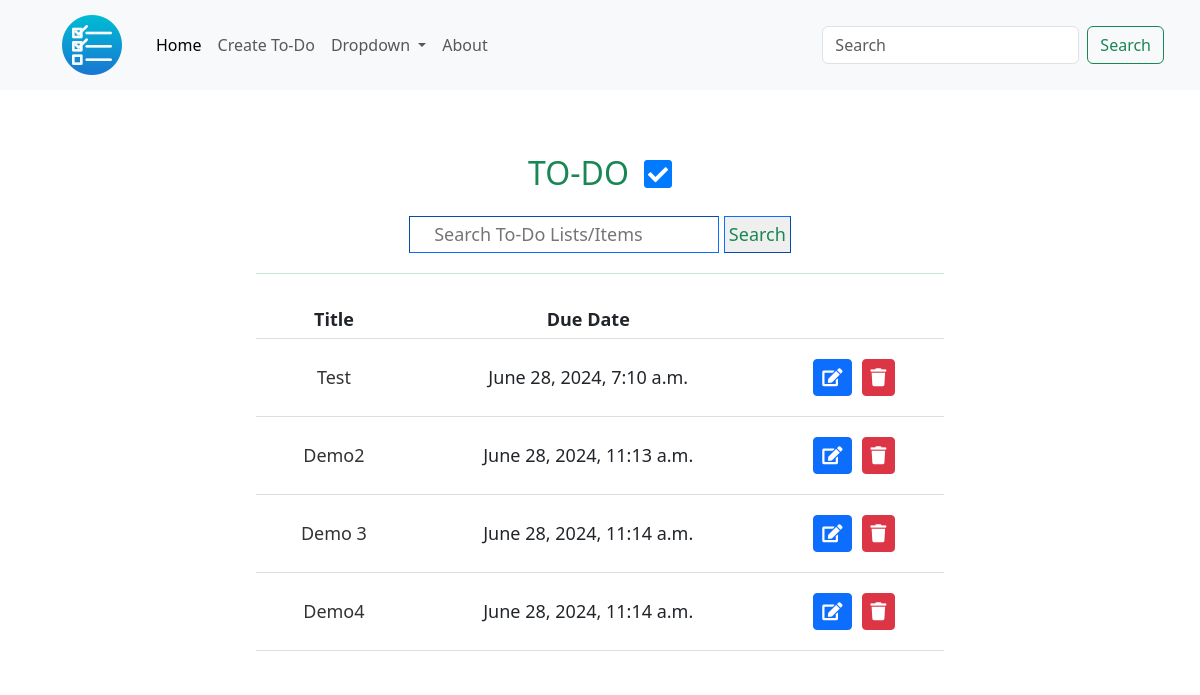
/, run on an earlier commit of the app's database.
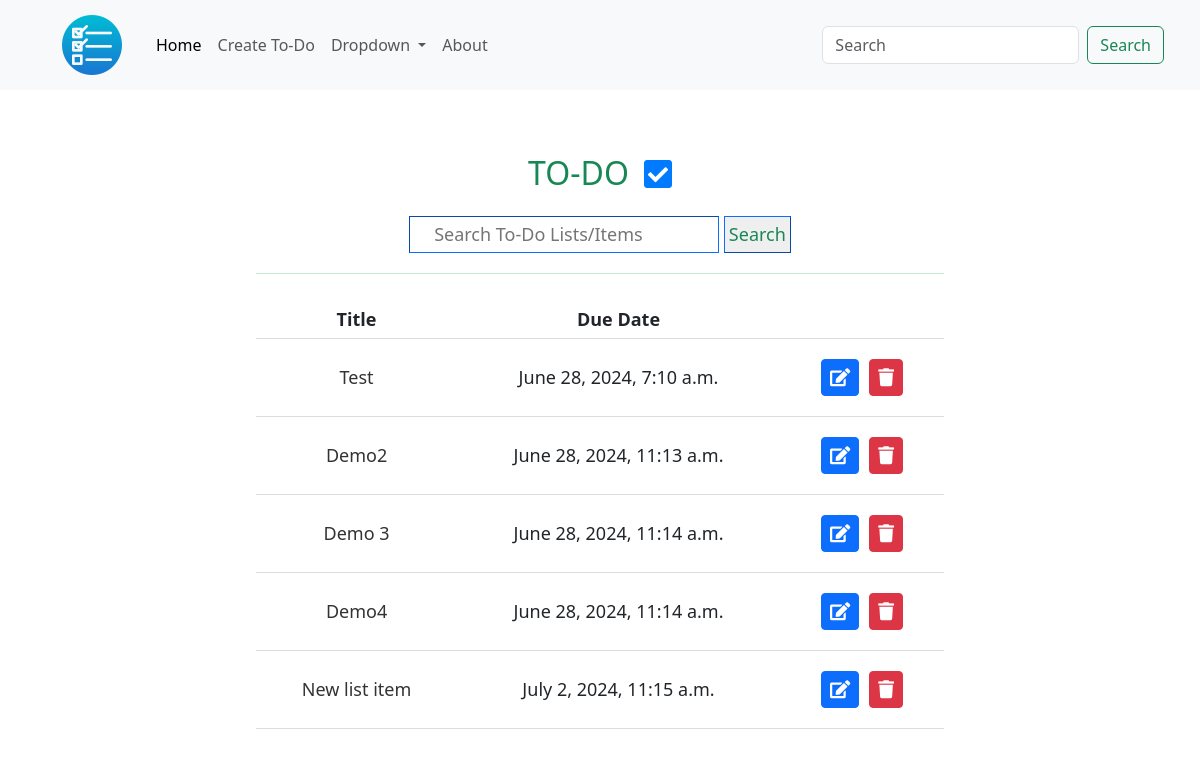
And on a later commit of the database.
### todolist_app/models.py (models this page shows, shortened)
class ToDoItem(models.Model):
    title = models.CharField(max_length=100)
    description = models.TextField(null=True, blank=True)
    created_date = models.DateTimeField(auto_now_add=True)
    due_date = models.DateTimeField(default=one_week_hence)
    completed = models.BooleanField(default=False)
    todo_list = models.ForeignKey('ToDoList', on_delete=models.CASCADE)

### todolist_app/views.py (the view)
# urls.py: path('', views.Home.as_view(), name='home'),
class Home(TemplateView):
    template_name = 'index.html'
    def get_context_data(self, **kwargs):
        context = super().get_context_data(**kwargs)
        query = self.request.GET.get('search')
        if query:
            context['todo_items'] = ToDoItem.objects.filter(title__icontains=query)
        else:
            context['todo_items'] = ToDoItem.objects.all()
        return context

### todolist_app/templates/index.html (shortened to what this page needs)
{% extends 'base.html' %} {% load static %}
{% block content %}
  <div class="card border-0">
    <div class="card-heading d-flex justify-content-center align-items-center mt-3" >
      <h1 class="text-success h2">TO-DO</h1>
      <i class="fas fa-check-square"></i>
    </div>
    <div class="card-body">
        <form class="text-center" method="GET" action="{% url 'home' %}">
          <input class="todo-search p-1 px-4 border-1 border-primary" type="text" name="search" placeholder="Search To-Do Lists/Items">
          <button class="p-1 border-1 border-primary text-success search-button" type="submit">Search</button>
        </form>
        <hr>
        <div class="todo-list">
          {% if not todo_items %}
            <p class="text-center text-danger pt-5">There are no to-dos currently.</p>
          {% else %}
          <table class="todo-table">
            <thead>
              <tr>
                <th>Title</th>
                <th>Due Date</th>
                <th></th>
              </tr>
            </thead>
            <tbody>
              {% for item in todo_items %}
                  <tr>
                  <td><a href="{% url 'item_detail' item.todo_list.id item.id %}">{{ item.title }}</a></td>
                  <td>{{ item.due_date }}</td>
                  <td><a href="{% url 'item_update' item.todo_list.id item.id %}" class="btn btn-sm btn-primary text-white" title="Update item"><i class="fas fa-edit"></i></a><a href="{% url 'item_delete' item.todo_list.id item.id %}" class="btn btn-sm btn-danger text-white" title="Delete item"><i class="fa fa-trash" aria-hidden="true"></i></a></td>
                </tr>
              {% endfor %}
            </tbody>
          </table>
          {% endif %}
        </div>
    </div>
  </div>
{% endblock content %}

What changed in the data, as far as the page shows it:
added ToDoItem: title "New list item", due_date "July 2, 2024, 11:15 a.m."
